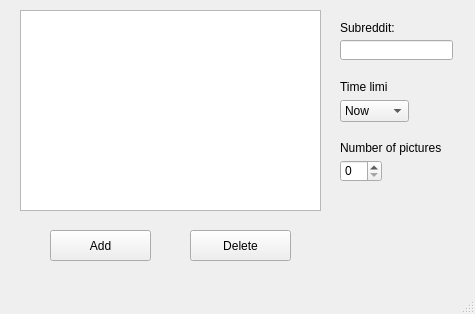
<?xml version="1.0" encoding="UTF-8"?>
<ui version="4.0">
 <class>MainWindow</class>
 <widget class="QMainWindow" name="MainWindow">
  <property name="geometry">
   <rect>
    <x>0</x>
    <y>0</y>
    <width>475</width>
    <height>314</height>
   </rect>
  </property>
  <property name="windowTitle">
   <string>Reddit Background Changer</string>
  </property>
  <widget class="QWidget" name="centralwidget">
   <widget class="QListView" name="subredditView">
    <property name="geometry">
     <rect>
      <x>20</x>
      <y>10</y>
      <width>301</width>
      <height>201</height>
     </rect>
    </property>
   </widget>
   <widget class="QPushButton" name="addButton">
    <property name="geometry">
     <rect>
      <x>50</x>
      <y>230</y>
      <width>101</width>
      <height>31</height>
     </rect>
    </property>
    <property name="text">
     <string>Add</string>
    </property>
   </widget>
   <widget class="QPushButton" name="deleteButton">
    <property name="geometry">
     <rect>
      <x>190</x>
      <y>230</y>
      <width>101</width>
      <height>31</height>
     </rect>
    </property>
    <property name="text">
     <string>Delete</string>
    </property>
   </widget>
   <widget class="QLineEdit" name="subredditEdit">
    <property name="geometry">
     <rect>
      <x>340</x>
      <y>40</y>
      <width>113</width>
      <height>20</height>
     </rect>
    </property>
   </widget>
   <widget class="QLabel" name="label">
    <property name="geometry">
     <rect>
      <x>340</x>
      <y>20</y>
      <width>61</width>
      <height>16</height>
     </rect>
    </property>
    <property name="text">
     <string>Subreddit:</string>
    </property>
   </widget>
   <widget class="QComboBox" name="timeComboBox">
    <property name="geometry">
     <rect>
      <x>340</x>
      <y>100</y>
      <width>69</width>
      <height>22</height>
     </rect>
    </property>
    <item>
     <property name="text">
      <string>Now</string>
     </property>
    </item>
    <item>
     <property name="text">
      <string>Today</string>
     </property>
    </item>
    <item>
     <property name="text">
      <string>This week</string>
     </property>
    </item>
    <item>
     <property name="text">
      <string>This month</string>
     </property>
    </item>
    <item>
     <property name="text">
      <string>This year</string>
     </property>
    </item>
    <item>
     <property name="text">
      <string>All time</string>
     </property>
    </item>
   </widget>
   <widget class="QLabel" name="label_2">
    <property name="geometry">
     <rect>
      <x>340</x>
      <y>80</y>
      <width>47</width>
      <height>13</height>
     </rect>
    </property>
    <property name="text">
     <string>Time limit:</string>
    </property>
   </widget>
   <widget class="QSpinBox" name="numberSpinBox">
    <property name="geometry">
     <rect>
      <x>340</x>
      <y>160</y>
      <width>42</width>
      <height>22</height>
     </rect>
    </property>
   </widget>
   <widget class="QLabel" name="label_3">
    <property name="geometry">
     <rect>
      <x>340</x>
      <y>140</y>
      <width>101</width>
      <height>16</height>
     </rect>
    </property>
    <property name="text">
     <string>Number of pictures:</string>
    </property>
   </widget>
  </widget>
  <widget class="QMenuBar" name="menubar">
   <property name="geometry">
    <rect>
     <x>0</x>
     <y>0</y>
     <width>475</width>
     <height>21</height>
    </rect>
   </property>
  </widget>
  <widget class="QStatusBar" name="statusbar"/>
 </widget>
 <resources/>
 <connections/>
</ui>
